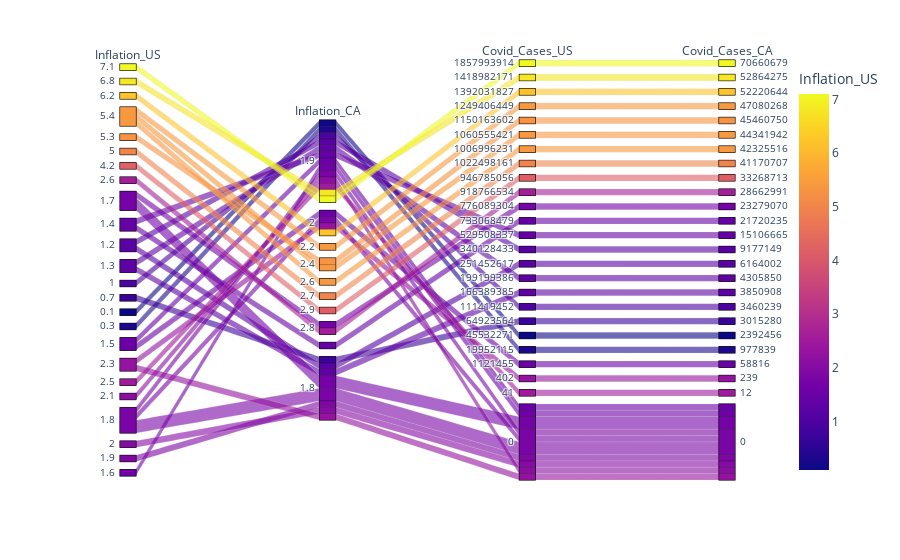

Write notebook code for a chart like this one.
### Markdown cell above
###  Plot data using parallel_coordinates plot

### Code cell
px.parallel_categories(
    combined_df,
    dimensions=["Inflation_US","Inflation_CA","Covid_Cases_US","Covid_Cases_CA"],
    color="Inflation_US",
)

### Figure 1 — Plotly figure (JSON) as saved in the notebook; plotly's stock layout.template omitted (floating-point values rounded to 4 significant figures)
{"data": [{"dimensions": [{"label": "Inflation_US", "values": [7.1, 6.8, 6.2, 5.4, 5.3, 5.4, 5.4, 5, 4.2, 2.6, 1.7, 1.4, 1.4, 1.2, 1.2, 1.3, 1.3, 1, 0.7, 0.1, 0.3, 1.5, 2.3, 2.5, 2.3, 2.1, 1.8, 1.7, 1.8, 1.8, 1.7, 1.8, 2, 1.9, 1.5, 1.6]}, {"label": "Inflation_CA", "values": [1.9, 1.9, 2, 2.2, 2.4, 2.4, 2.6, 2.7, 2.9, 2.8, 2.8, null, 1.9, 1.9, 1.8, 1.9, 1.8, 1.9, 1.8, 1.9, 1.9, 2, 2, 1.9, 1.8, 1.9, 2, 1.8, 1.9, 1.8, 1.8, 1.8, 1.8, 1.8, 1.9, 1.9]}, {"label": "Covid_Cases_US", "values": [1857993914, 1418982171, 1392031827, 1249406449, 1150163602, 1060555421, 1006996231, 1022498161, 946785056, 918766534, 776089304, 733068479, 529508337, 340128433, 251452617, 199199386, 166389385, 111419452, 64923564, 45532271, 19952115, 1121455, 402, 41, 0, 0, 0, 0, 0, 0, 0, 0, 0, 0, 0, 0]}, {"label": "Covid_Cases_CA", "values": [70660679, 52864275, 52220644, 47080268, 45460750, 44341942, 42325516, 41170707, 33268713, 28662991, 23279070, 21720235, 15106665, 9177149, 6164002, 4305850, 3850908, 3460239, 3015280, 2392456, 977839, 58816, 239, 12, 0, 0, 0, 0, 0, 0, 0, 0, 0, 0, 0, 0]}], "domain": {"x": [0, 1], "y": [0, 1]}, "line": {"color": [7.1, 6.8, 6.2, 5.4, 5.3, 5.4, 5.4, 5, 4.2, 2.6, 1.7, 1.4, 1.4, 1.2, 1.2, 1.3, 1.3, 1, 0.7, 0.1, 0.3, 1.5, 2.3, 2.5, 2.3, 2.1, 1.8, 1.7, 1.8, 1.8, 1.7, 1.8, 2, 1.9, 1.5, 1.6], "coloraxis": "coloraxis"}, "name": "", "type": "parcats"}], "layout": {"autosize": true, "coloraxis": {"colorbar": {"title": {"text": "Inflation_US"}}, "colorscale": [[0, "#0d0887"], [0.1111, "#46039f"], [0.2222, "#7201a8"], [0.3333, "#9c179e"], [0.4444, "#bd3786"], [0.5556, "#d8576b"], [0.6667, "#ed7953"], [0.7778, "#fb9f3a"], [0.8889, "#fdca26"], [1, "#f0f921"]]}, "legend": {"tracegroupgap": 0}, "margin": {"t": 60}}}
